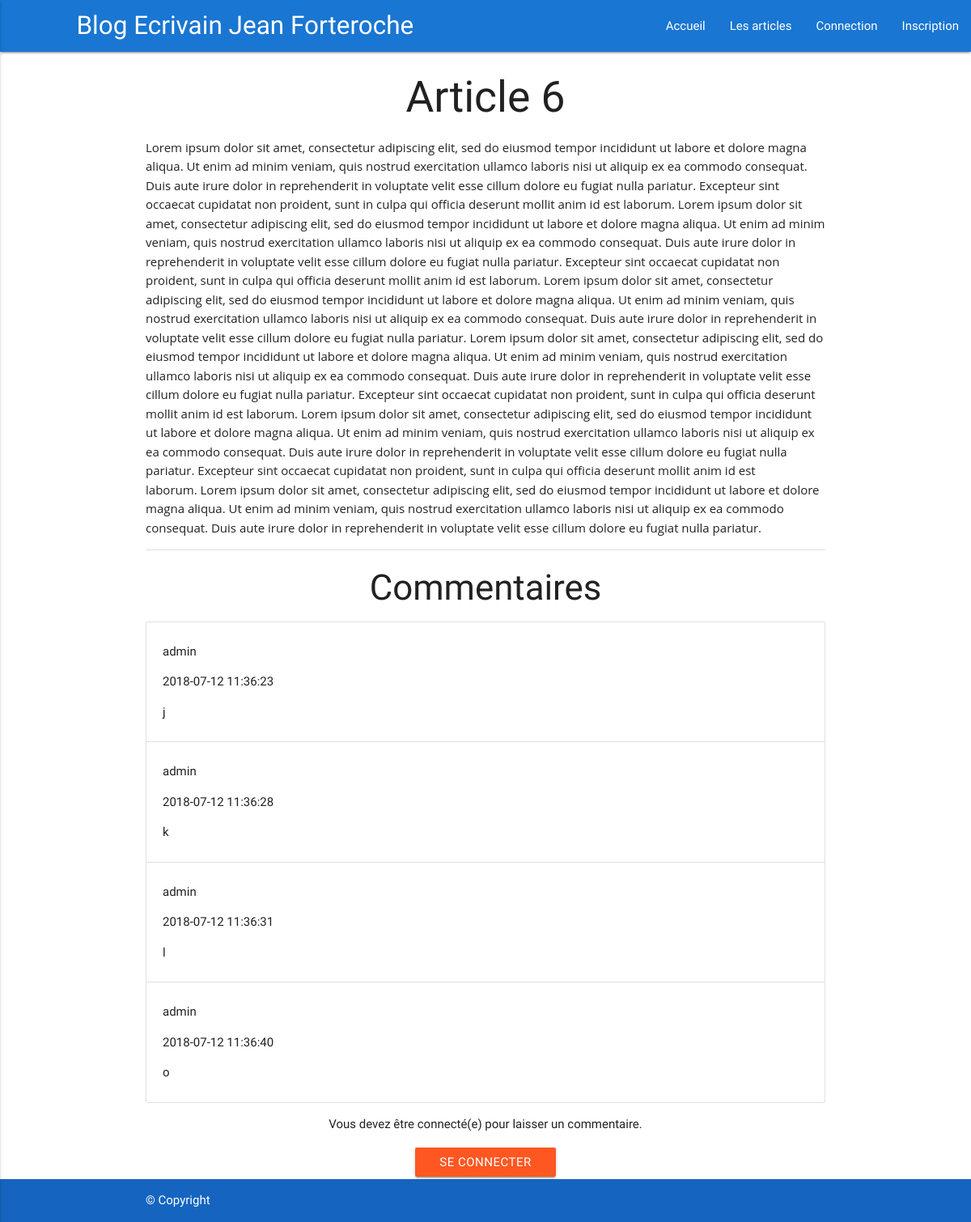
/index.php?section=article&id=17, run on the app's committed database.
### tables this page shows
CREATE TABLE `posts` (
  `id` int(11) NOT NULL,
  `title` varchar(255) NOT NULL,
  `content` text NOT NULL,
  `publicationDate` datetime NOT NULL
);

CREATE TABLE `comments` (
  `id` int(11) NOT NULL,
  `postId` int(11) NOT NULL,
  `authorId` int(11) NOT NULL,
  `content` text NOT NULL,
  `publicationDate` datetime NOT NULL
);

CREATE TABLE `membres` (
  `id` int(11) NOT NULL,
  `groupId` int(11) NOT NULL DEFAULT '2',
  `nickname` varchar(255) NOT NULL,
  `pass` varchar(255) NOT NULL,
  `email` varchar(255) NOT NULL,
  `registrationDate` datetime NOT NULL
);

### lib/Manager.class.php (called while the page is built, shortened)
<?php
abstract class Manager {
    public function setDb(PDO $db) {
      $this->_db = $db;
    }
}

### lib/postsManager.class.php (called while the page is built, shortened)
<?php
class PostsManager extends Manager {
  public function getArticleById($id) {
    $req = $this->_db->prepare("SELECT * FROM posts WHERE id = :id");
    $req->execute(array("id" => $id));
    $article = $req->fetch();
    return $article;
  }
}

### lib/commentsManager.class.php (called while the page is built, shortened)
<?php
class CommentsManager extends Manager {
  public function listComments($postId) {
    $req = $this->_db->prepare("SELECT c.id, c.content comment, c.publicationDate, m.nickname authorName FROM comments c JOIN membres m ON m.id = c.authorId WHERE c.postId = :postId");
    $req->execute(array("postId" => $postId));
    $comments = $req->fetchAll();
    return $comments;
  }
}

### view/frontend/article.php (the view, shortened to what this page needs)
<div class="container">
  <h2 class="center-align"><?= $post['title'] ?></h2>
  <p><?= $post['content'] ?></p>
</div>
<div class="divider container"></div>
<h3 class="center-align">Commentaires</h3>
<ul class="collection container">
<?php
foreach($comments as $key => $value) {
?>
	<li class="collection-item">
		<p class="title">
			<?= $comments[$key]['authorName']; ?>
		</p>
			<p class=""><?= $comments[$key]['publicationDate']; ?></p>
		<p class="">
			<?= $comments[$key]['comment']; ?>
		</p>
	</li>
<?php
}
?>
</ul>
<?php
	if(isset($_SESSION['connected']) && $_SESSION['connected'] == true) {
?>
		<div class="row container">
		<form action="" method="POST" class="col s12">
			<div class="row">
			<div class="input-field ">
				<textarea name="newComment" class="materialize-textarea"></textarea>
				<label id="newComment">Laissez votre commentaire</label>
			</div>
				<button type="submit" class="btn waves-effect waves-light deep-orange">
					Envoyer
					<i class="material-icons right">send</i>
				</button>
			</div>
		</form>
		</div>
<?php
	} else {
	?>
		<div class="center-align">
			<p>Vous devez être connecté(e) pour laisser un commentaire.</p>
			<a href="index.php?section=connection" class="btn waves-effect waves-light deep-orange">Se connecter</a>
		</div>
	<?php
	}
?>
<?php $content = ob_get_clean();
require("view/layout/menu.php");
require("view/layout/template.php"); ?>

### view/layout/menu.php (shortened to what this page needs)
<header>
<div class="navbar-fixed">
<nav>
<div class="nav-wrapper blue darken-2">
  <div class="brand-logo left">Blog Ecrivain Jean Forteroche</div>
	<ul id="nav" class="right hide-on-med-and-down">
    <li><a href="index.php" class="">Accueil</a></li>
    <li><a href="index.php?section=articles" class="">Les articles</a></li>
    <?php
    if(isset($_SESSION['connected']) && $_SESSION['connected'] == true) {
    ?>
      <li><a href="#">Bienvenue <?= $_SESSION['nickname'] ?></a></li>
      <li><a href="index.php?section=deconnection" class=""><i class="material-icons">exit_to_app</i></a></li>
    <?php
      if(isset($_SESSION['nickname']) && $membres_manager->checkAdminRights($_SESSION['nickname'])) {
    ?>
        <li><a class="dropdown-button" href="#!" data-activates="dropdown1">Administration<i class="material-icons right">dashboard</i></a></li>
        <ul id="dropdown1" class="dropdown-content">
              <li><a href="index.php?section=admin" class="">Voir les articles</a></li>
              <li><a href="index.php?section=admin&action=newPost" class="">Nouvel article</a></li>
              <li><a href="index.php?section=admin&action=commentsModeration" class="">Modération des commentaires</a></li>
        </ul>
    <?php
      }
    } else {
      ?>
        <li><a href="index.php?section=connection" class="">Connection</a></li>
        <li><a href="index.php?section=inscription" class="">Inscription</a></li>
      <?php
    }
?>
  </ul>
</div>
</nav>
</div>
</header>
<?php $menu = ob_get_clean(); ?>

### index.php (shortened to what this page needs)
<?php
include_once("model/connection_sql.php");
include_once("lib/Manager.class.php");
include_once("lib/postsManager.class.php");
include_once("lib/commentsManager.class.php");
$posts_manager = new PostsManager($bdd);
$comments_manager = new CommentsManager($bdd);
if (!isset($_GET['section']) OR $_GET['section'] == "index" OR empty($_GET['section'])) {
	include_once("controler/frontend/index.php");
} else if ($_GET['section'] == "articles") {
   include_once("controler/frontend/articles.php");
} else if ($_GET['section'] == "connection") {
	 include_once("controler/frontend/connection.php");
} else if ($_GET['section'] == "inscription") {
	 include_once("controler/frontend/inscription.php");
} else if ($_GET['section'] == "deconnection") {
	 include_once("controler/frontend/deconnection.php");
} else if ($_GET['section'] == "admin") {
    include_once("controler/backend/adminController.php");
} else if ($_GET['section'] == "article") {
    include_once("controler/frontend/article.php");
} else {
	include_once("controler/frontend/index.php");
}

### controler/frontend/article.php (shortened to what this page needs)
<?php
if (isset($_GET['id']) and intval($_GET['id']) > 0 && $posts_manager->getArticleById($_GET['id']) !== false) {
  $post = $posts_manager->getArticleById($_GET['id']);
  $comments = $comments_manager->listComments($_GET['id']);
  require("view/frontend/article.php");
} else {
  header("Location: index.php");
}

### view/layout/template.php (shortened to what this page needs)
<!doctype html>
<html class="no-js" lang="">
    <head>
        <link rel="stylesheet" href="vendor/materialize/css/materialize.min.css" />
        <link rel="stylesheet" href="public/css/style.css" />
    </head>
    <body>
    	<?php
    		if(isset($menu)) {
    			echo $menu;
    		}
    	?>
        <main>
            <?php echo $content ?>
        </main>
        <footer class="blue darken-3">
          <div class="footer-copyright">
            <div class="container">
                <p class="white-text">© Copyright</p>
            </div>
          </div>
        </footer>
    </body>
</html>

### public/css/style.css (style rules this page uses)
body { display: -webkit-box; display: -ms-flexbox; display: flex; min-height: 100vh; -webkit-box-orient: vertical; -webkit-box-direction: normal; -ms-flex-direction: column; flex-direction: column; }
main { -webkit-box-flex: 1; -ms-flex: 1 0 auto; flex: 1 0 auto; }
.waves-effect { margin: 0.2em; }
@media all and (min-width: 700px) { nav .brand-logo { margin-left: 3em; } }

### data on the page
posts: title "Article 6", content "Lorem ipsum dolor sit amet, consectetur adipiscing elit, sed do eiusmod tempor incididunt ut labore et dolore magna aliqua. Ut enim ad minim veniam, quis nostrud exercitation ullamco laboris nisi ut aliquip ex ea commodo consequat. Duis aute irure dolor in reprehenderit in voluptate velit esse cillum dolore eu fugiat nulla pariatur. Excepteur sint occaecat cupidatat non proident, sunt in culpa qui officia deserunt mollit anim id est laborum. Lorem ipsum dolor sit amet, consectetur adipiscing elit, sed do eiusmod tempor incididunt ut labore et dolore magna aliqua. Ut enim ad minim veniam, quis nostrud exercitation ullamco laboris nisi ut aliquip ex ea commodo consequat. Duis aute irure dolor…"
comments: authorId.nickname "admin", publicationDate "2018-07-12 11:36:23", content "j"
comments: authorId.nickname "admin", publicationDate "2018-07-12 11:36:28", content "k"
comments: authorId.nickname "admin", publicationDate "2018-07-12 11:36:31", content "l"
comments: authorId.nickname "admin", publicationDate "2018-07-12 11:36:40", content "o"
